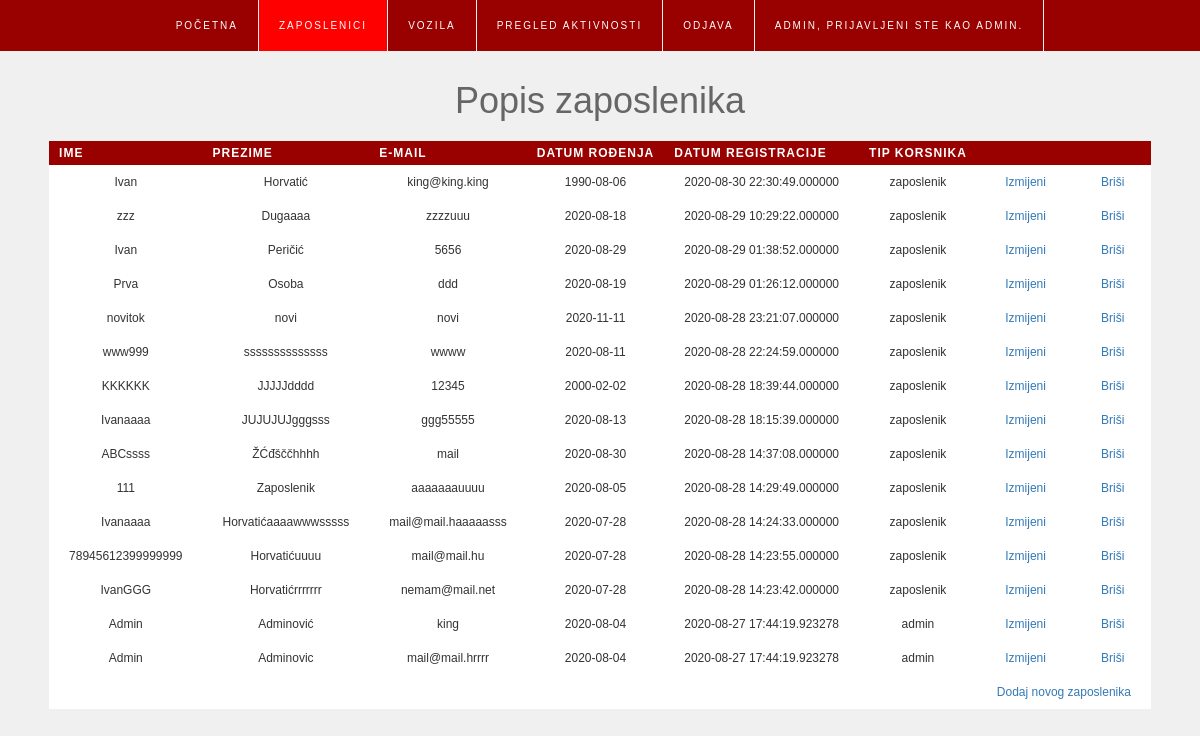
Screenshot of /zaposlenici.php (signed in) with the database file from the repository.
### tables this page shows
CREATE TABLE `users` (
  `id` int(5) NOT NULL,
  `username` varchar(100) NOT NULL,
  `password` varchar(100) NOT NULL,
  `date_birth` date DEFAULT NULL,
  `date_reg` timestamp(6) NOT NULL DEFAULT CURRENT_TIMESTAMP(6),
  `ime` varchar(20) NOT NULL,
  `prezime` varchar(20) NOT NULL,
  `user_type` int(1) NOT NULL
);

### zaposlenici.php (the view, shortened to what this page needs)
<?php
require_once "config.php";
?>
<!DOCTYPE html>
<html dir="ltr">
    <head>
        <link rel="stylesheet" href="https://maxcdn.bootstrapcdn.com/bootstrap/3.3.7/css/bootstrap.css">
        <link href="css.css" rel="stylesheet" type="text/css">
    </head>
    <body>
        <?php
            include "header.php"
        ?>
        <h1>Popis zaposlenika</h1>
        <table class="TableRowHover">
            <thead>
                <tr>
                    <th>Ime</th>
                    <th>Prezime</th>
                    <th>E-mail</th>
                    <th>Datum rođenja</th>
                    <th>Datum registracije</th>
                    <th>Tip korsnika</th>
                    <th></th>
                    <th></th>
                </tr>
            <thead>
            <tbody>
            <?php
                $result = $link->query("SELECT * FROM users order by id desc");
                if ($result->num_rows > 0) {
                    while ($row = $result->fetch_assoc()) {
                        print '
                            <tr>
                                <td>' . $row["ime"] . '</td>
                                <td>' . $row["prezime"] . '</td>
                                <td>' . $row["username"] . '</td>
                                <td>' . $row["date_birth"] . '</td>
                                <td>' . $row["date_reg"] . '</td>';
                        if($row["user_type"]==0)
                           {
                            print '<td>admin</td>';
                        } elseif ($row["user_type"]==1)
                           {
                            print '<td>zaposlenik</td>';
                        }
                        print '
                                <td><a href="update_zaposlenik.php?id=' . $row["id"] . '">Izmijeni</a></td>
                                <td><a href="delete_zaposlenik.php?id=' . $row["id"] . '">Briši</a></td>
                            </tr>
                            ';
                        }
                }
            print ' <tr class="final">
                        <td colspan="6"></td>
                        <td colspan="2"><a href="add_zaposlenik.php' . $row["id"] . '">Dodaj novog zaposlenika</a></td>
                    </tr>';
            ?>
            </tbody>
        </table>
    </body>
</html>

### css.css (style rules this page uses)
* { margin: 0px; padding: 0px; }
a, a:link, a:visited, a:hover, a:active { text-decoration: none; }
body { background-color: #F0F0F0; font: 14px sans-serif; text-align: center; margin: 0 !important; }
h1 { font-size: 36px; color: #666666; padding-top: 10px; padding-bottom: 10px; }
table { padding-top: 0; border-collapse: collapse; border-spacing: 0px; font-size: 12px; margin: auto; text-align: center; vertical-align: middle; }
table.TableRowHover th { background-color: #990000; text-transform: uppercase; letter-spacing: 1px; padding-top: 2px; padding-bottom: 2px; padding: 2px 10px 2px 10px; line-height: 20px; color: #FFFFFF; }
table td { background-color: #FFFFFF; padding: 10px 20px 10px 20px; }

### rows the page displays
users: ime "Ivan", prezime "Horvatić", username "king@king.king", date_birth "1990-08-06", date_reg "2020-08-30 22:30:49.000000", user_type "zaposlenik"
users: ime "zzz", prezime "Dugaaaa", username "zzzzuuu", date_birth "2020-08-18", date_reg "2020-08-29 10:29:22.000000", user_type "zaposlenik"
users: ime "Ivan", prezime "Peričić", username "5656", date_birth "2020-08-29", date_reg "2020-08-29 01:38:52.000000", user_type "zaposlenik"
users: ime "Prva", prezime "Osoba", username "ddd", date_birth "2020-08-19", date_reg "2020-08-29 01:26:12.000000", user_type "zaposlenik"
users: ime "novitok", prezime "novi", username "novi", date_birth "2020-11-11", date_reg "2020-08-28 23:21:07.000000", user_type "zaposlenik"
users: ime "www999", prezime "ssssssssssssss", username "wwww", date_birth "2020-08-11", date_reg "2020-08-28 22:24:59.000000", user_type "zaposlenik"
users: ime "KKKKKK", prezime "JJJJJdddd", username "12345", date_birth "2000-02-02", date_reg "2020-08-28 18:39:44.000000", user_type "zaposlenik"
users: ime "Ivanaaaa", prezime "JUJUJUJgggsss", username "ggg55555", date_birth "2020-08-13", date_reg "2020-08-28 18:15:39.000000", user_type "zaposlenik"
users: ime "ABCssss", prezime "ŽĆđšččhhhh", username "mail", date_birth "2020-08-30", date_reg "2020-08-28 14:37:08.000000", user_type "zaposlenik"
users: ime "111", prezime "Zaposlenik", username "aaaaaaauuuu", date_birth "2020-08-05", date_reg "2020-08-28 14:29:49.000000", user_type "zaposlenik"
users: ime "Ivanaaaa", prezime "Horvatićaaaawwwsssss", username "mail@mail.haaaaasss", date_birth "2020-07-28", date_reg "2020-08-28 14:24:33.000000", user_type "zaposlenik"
users: ime "78945612399999999", prezime "Horvatićuuuu", username "mail@mail.hu", date_birth "2020-07-28", date_reg "2020-08-28 14:23:55.000000", user_type "zaposlenik"
users: ime "IvanGGG", prezime "Horvatićrrrrrrr", username "nemam@mail.net", date_birth "2020-07-28", date_reg "2020-08-28 14:23:42.000000", user_type "zaposlenik"
users: ime "Admin", prezime "Adminović", username "king", date_birth "2020-08-04", date_reg "2020-08-27 17:44:19.923278", user_type "admin"
users: ime "Admin", prezime "Adminovic", username "mail@mail.hrrrr", date_birth "2020-08-04", date_reg "2020-08-27 17:44:19.923278", user_type "admin"

### other values shown
$_SESSION["ime"] "ADMIN"
